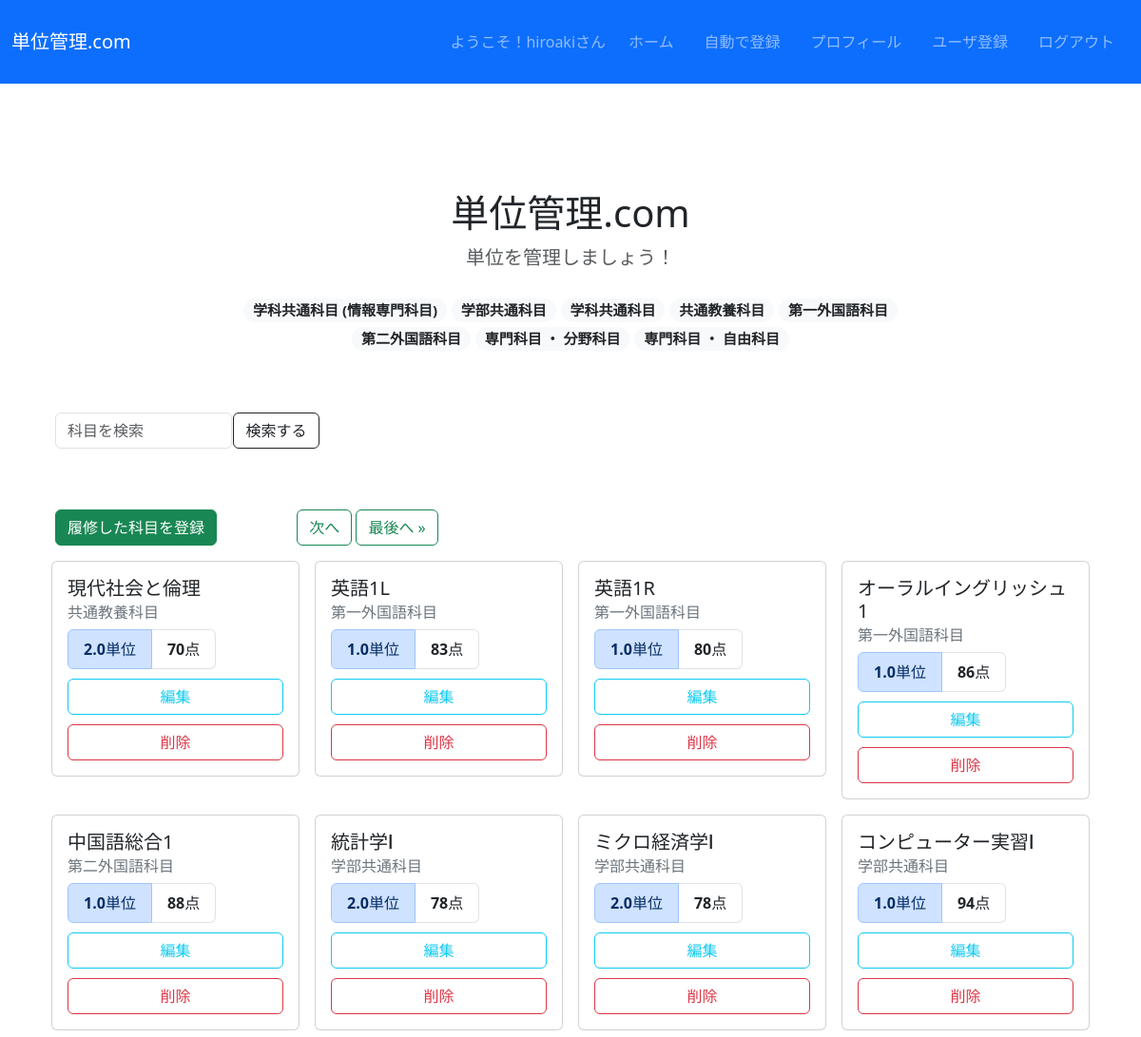
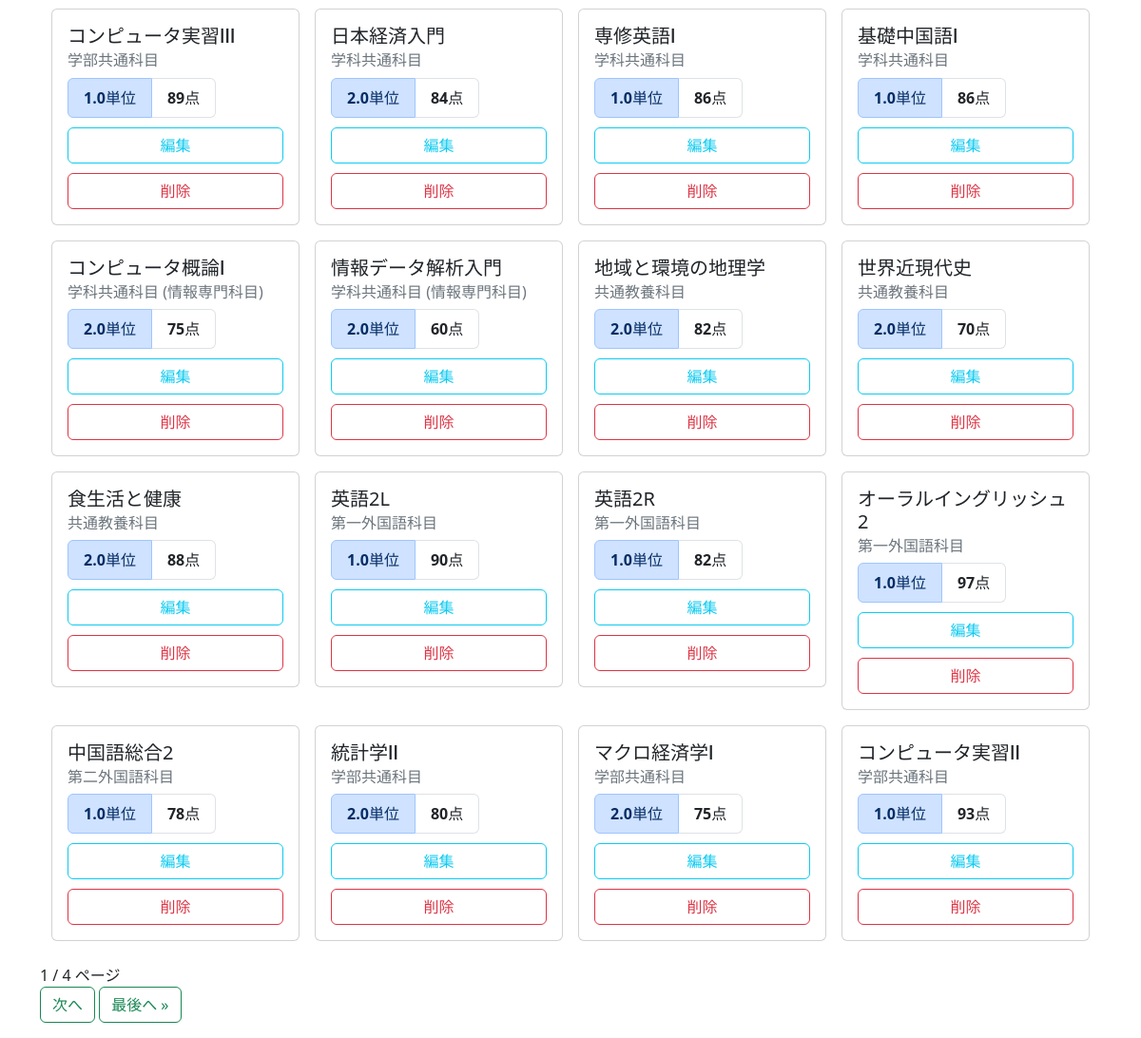
Before: /crud/ (signed in) with the older database file (2 pictures, top to bottom).
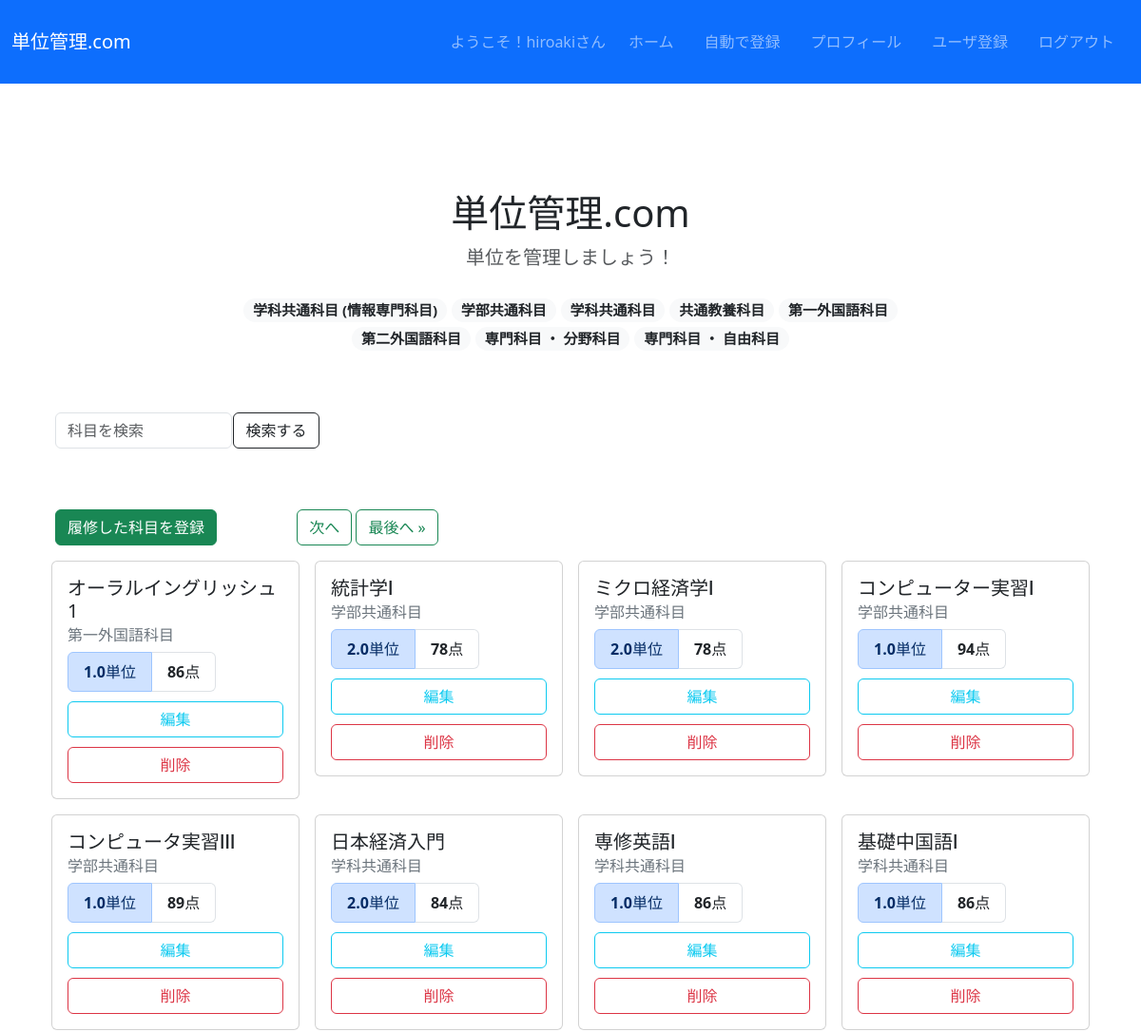
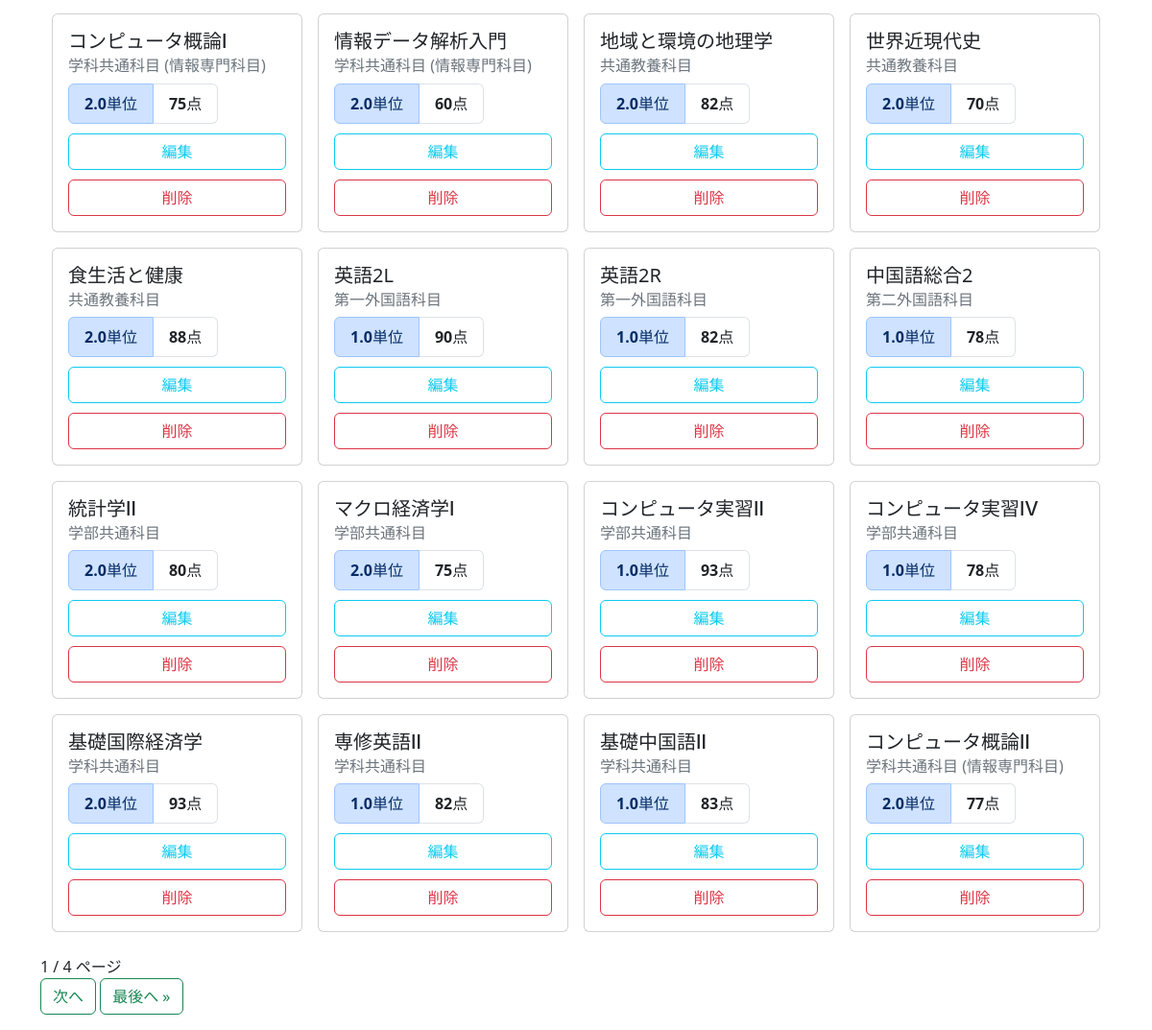
After: the same page with the newer database file (2 pictures, top to bottom).
### crud/models.py (models this page shows, shortened)
class Category(models.Model):
  name = models.CharField(max_length=200)
  requiredment_credit = models.PositiveIntegerField(default=0)
  def __str__(self):
    return self.name

class Subject(models.Model):
  name = models.CharField(max_length=100)
  credit = models.FloatField(null=True, blank=False)
  score = models.PositiveIntegerField()
  category = models.ForeignKey(Category, on_delete=models.DO_NOTHING)

### crud/views.py (the view)
# urls.py: path('crud/', views.SubjectListView.as_view(), name="list"),
class SubjectListView(LoginRequiredMixin, ListView):
  model = Subject
  paginate_by = 24
  def get_context_data(self, *args, **kwargs):
    context = super().get_context_data(*args, **kwargs)
    context["categories"] = Category.objects.all()
    return context
  def get_queryset(self):
    query = self.request.GET.get('query')
    if query:
      subject_list = Subject.objects.filter(
            name__icontains=query)
    else:
      subject_list = Subject.objects.all()
    return subject_list

### creditmanagement/crud/templates/crud/subject_list.html (shortened to what this page needs)
{% extends "base.html" %}
{% block header %}
<section class="py-5 text-center container">
  <div class="row py-lg-5">
    <div class="col-lg-8 col-md-8 mx-auto">
      <h1 class="fw-light">単位管理.com</h1>
      <p class="lead text-muted">単位を管理しましょう！</p>
      <p class="pt-2 fs-5">
        {% for category in categories %}
        <span class="badge rounded-pill bg-light">
          <a class="text-dark" style="text-decoration: none;" href="{% url 'category-subject-list' category.name %}">{{category}}</a>
        </span>
        {% endfor %}
      </p>
    </div>
  </div>
  <form class="form-inline d-flex">
    <div class="col-md-2 col-sm-6" style="margin-left: 1rem;">
      <input name="query" value="{{ request.GET.query }}" class="form-control mr-sm-2" style="margin-bottom: 1rem;" type="text" placeholder="科目を検索" aria-label="Search">
    </div>
    <div class="col-md-1 col-sm-6">
      <button class="btn btn-outline-dark my-2 my-sm-0" type="submit">検索する</button>
    </div>
  </form>
</section>
{% endblock header %}
{% block content %}
<button class="btn btn-success" style="margin-right: 5rem; margin-left: 1rem; margin-bottom: 1rem;" type="button" onclick="location.href='{% url 'new' %}'">履修した科目を登録</button>
{% if page_obj.has_next %}
<button class="btn btn-outline-success" type="button" style="margin-bottom: 1rem;"onclick="location.href='?page={{ page_obj.next_page_number }}'">次へ</button>
<button class="btn btn-outline-success" type="button" style="margin-bottom: 1rem;"onclick="location.href='?page={{ page_obj.paginator.num_pages }}'">最後へ &raquo;</button>
{% endif %}
<div class="container">
  <div class="row row-cols-1 row-cols-md-2 row-cols-lg-4 g-3">
    {% for subject in object_list %}
    <div class="col-lg-3 col-md-6">
      <div class="card">
        <div class="card-body">
          <h5 class="card-title">{{ subject.name }}</h5>
          <h6 class="card-subtitle mb-2 text-secondary">{{ subject.category }}</h6>
            <ul class="list-group  list-group-horizontal">
              <li class="list-group-item list-group-item-primary"><span class="fw-bolder">{{ subject.credit }}</span>単位</li>
              <li class="list-group-item"><span class="fw-bolder">{{ subject.score }}</span>点</li>
            </ul>
            <button class="btn btn-outline-info w-100" style="margin-top: 10px;" onclick="location.href='{% url 'edit' pk=subject.pk %}'">編集</button>
            <button class="btn btn-outline-danger w-100" style="margin-top: 10px;" onclick="location.href='{% url 'delete' pk=subject.pk %}'">削除</button>
        </div>
      </div>
    </div>
    {% endfor %}
  </div>
</div>
<br>
    {{ page_obj.number }} / {{ page_obj.paginator.num_pages }} ページ<br>
    {% if page_obj.has_next %}
    <button class="btn btn-outline-success" type="button" style="margin-bottom: 1rem;"onclick="location.href='?page={{ page_obj.next_page_number }}'">次へ</button>
    <button class="btn btn-outline-success" type="button" style="margin-bottom: 1rem;"onclick="location.href='?page={{ page_obj.paginator.num_pages }}'">最後へ &raquo;</button>
    {% endif %}
  {% endblock %}

Changed rows visible on the page:
removed Subject: name "現代社会と倫理", category "共通教養科目", credit "2.0", score "70"
removed Subject: name "英語1L", category "第一外国語科目", credit "1.0", score "83"
removed Subject: name "英語1R", category "第一外国語科目", credit "1.0", score "80"
removed Subject: name "中国語総合1", category "第二外国語科目", credit "1.0", score "88"
removed Subject: name "オーラルイングリッシュ2", category "第一外国語科目", credit "1.0", score "97"
now on this page (row unchanged): Subject: name "コンピュータ実習Ⅳ", category "学部共通科目", credit "1.0", score "78"
now on this page (row unchanged): Subject: name "基礎国際経済学", category "学科共通科目", credit "2.0", score "93"
now on this page (row unchanged): Subject: name "専修英語Ⅱ", category "学科共通科目", credit "1.0", score "82"
now on this page (row unchanged): Subject: name "基礎中国語Ⅱ", category "学科共通科目", credit "1.0", score "83"
now on this page (row unchanged): Subject: name "コンピュータ概論Ⅱ", category "学科共通科目 (情報専門科目)", credit "2.0", score "77"
